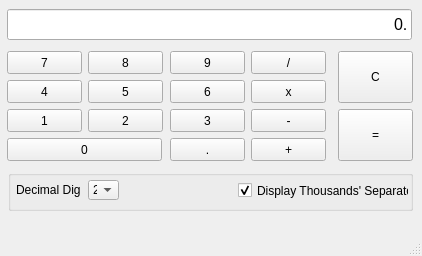
<?xml version="1.0" encoding="UTF-8"?>
<ui version="4.0">
 <class>Calculator</class>
 <widget class="QMainWindow" name="Calculator">
  <property name="geometry">
   <rect>
    <x>0</x>
    <y>0</y>
    <width>422</width>
    <height>256</height>
   </rect>
  </property>
  <property name="windowTitle">
   <string>Basic Calculator</string>
  </property>
  <widget class="QWidget" name="centralwidget">
   <widget class="QPushButton" name="btn9">
    <property name="geometry">
     <rect>
      <x>170</x>
      <y>51</y>
      <width>75</width>
      <height>23</height>
     </rect>
    </property>
    <property name="text">
     <string>9</string>
    </property>
   </widget>
   <widget class="QPushButton" name="btn6">
    <property name="geometry">
     <rect>
      <x>170</x>
      <y>80</y>
      <width>75</width>
      <height>23</height>
     </rect>
    </property>
    <property name="text">
     <string>6</string>
    </property>
   </widget>
   <widget class="QPushButton" name="btn1">
    <property name="geometry">
     <rect>
      <x>7</x>
      <y>109</y>
      <width>75</width>
      <height>23</height>
     </rect>
    </property>
    <property name="text">
     <string>1</string>
    </property>
   </widget>
   <widget class="QPushButton" name="btn5">
    <property name="geometry">
     <rect>
      <x>88</x>
      <y>80</y>
      <width>75</width>
      <height>23</height>
     </rect>
    </property>
    <property name="text">
     <string>5</string>
    </property>
   </widget>
   <widget class="QPushButton" name="btn2">
    <property name="geometry">
     <rect>
      <x>88</x>
      <y>109</y>
      <width>75</width>
      <height>23</height>
     </rect>
    </property>
    <property name="text">
     <string>2</string>
    </property>
   </widget>
   <widget class="QPushButton" name="btn7">
    <property name="geometry">
     <rect>
      <x>7</x>
      <y>51</y>
      <width>75</width>
      <height>23</height>
     </rect>
    </property>
    <property name="text">
     <string>7</string>
    </property>
   </widget>
   <widget class="QPushButton" name="btn8">
    <property name="geometry">
     <rect>
      <x>88</x>
      <y>51</y>
      <width>75</width>
      <height>23</height>
     </rect>
    </property>
    <property name="text">
     <string>8</string>
    </property>
   </widget>
   <widget class="QPushButton" name="btn4">
    <property name="geometry">
     <rect>
      <x>7</x>
      <y>80</y>
      <width>75</width>
      <height>23</height>
     </rect>
    </property>
    <property name="text">
     <string>4</string>
    </property>
   </widget>
   <widget class="QPushButton" name="btn3">
    <property name="geometry">
     <rect>
      <x>170</x>
      <y>109</y>
      <width>75</width>
      <height>23</height>
     </rect>
    </property>
    <property name="text">
     <string>3</string>
    </property>
   </widget>
   <widget class="QPushButton" name="btnDot">
    <property name="geometry">
     <rect>
      <x>170</x>
      <y>138</y>
      <width>75</width>
      <height>23</height>
     </rect>
    </property>
    <property name="text">
     <string>.</string>
    </property>
   </widget>
   <widget class="QPushButton" name="btn0">
    <property name="geometry">
     <rect>
      <x>7</x>
      <y>138</y>
      <width>155</width>
      <height>23</height>
     </rect>
    </property>
    <property name="text">
     <string>0</string>
    </property>
   </widget>
   <widget class="QPushButton" name="btnMultiply">
    <property name="geometry">
     <rect>
      <x>251</x>
      <y>80</y>
      <width>75</width>
      <height>23</height>
     </rect>
    </property>
    <property name="text">
     <string>x</string>
    </property>
   </widget>
   <widget class="QPushButton" name="btnMinus">
    <property name="geometry">
     <rect>
      <x>251</x>
      <y>109</y>
      <width>75</width>
      <height>23</height>
     </rect>
    </property>
    <property name="text">
     <string>-</string>
    </property>
   </widget>
   <widget class="QPushButton" name="btnPlus">
    <property name="geometry">
     <rect>
      <x>251</x>
      <y>138</y>
      <width>75</width>
      <height>23</height>
     </rect>
    </property>
    <property name="text">
     <string>+</string>
    </property>
   </widget>
   <widget class="QPushButton" name="btnDivide">
    <property name="geometry">
     <rect>
      <x>251</x>
      <y>51</y>
      <width>75</width>
      <height>23</height>
     </rect>
    </property>
    <property name="text">
     <string>/</string>
    </property>
   </widget>
   <widget class="QPushButton" name="btnEqual">
    <property name="geometry">
     <rect>
      <x>338</x>
      <y>109</y>
      <width>75</width>
      <height>52</height>
     </rect>
    </property>
    <property name="text">
     <string>=</string>
    </property>
   </widget>
   <widget class="QPushButton" name="btnClear">
    <property name="geometry">
     <rect>
      <x>338</x>
      <y>51</y>
      <width>75</width>
      <height>52</height>
     </rect>
    </property>
    <property name="text">
     <string>C</string>
    </property>
   </widget>
   <widget class="QLineEdit" name="txtDisplay">
    <property name="geometry">
     <rect>
      <x>7</x>
      <y>9</y>
      <width>405</width>
      <height>31</height>
     </rect>
    </property>
    <property name="font">
     <font>
      <pointsize>12</pointsize>
     </font>
    </property>
    <property name="inputMask">
     <string/>
    </property>
    <property name="text">
     <string>0.</string>
    </property>
    <property name="alignment">
     <set>Qt::AlignRight|Qt::AlignTrailing|Qt::AlignVCenter</set>
    </property>
   </widget>
   <widget class="QGroupBox" name="groupBox">
    <property name="geometry">
     <rect>
      <x>8</x>
      <y>170</y>
      <width>405</width>
      <height>41</height>
     </rect>
    </property>
    <property name="title">
     <string/>
    </property>
    <widget class="QLabel" name="lblDecimal">
     <property name="geometry">
      <rect>
       <x>8</x>
       <y>9</y>
       <width>65</width>
       <height>21</height>
      </rect>
     </property>
     <property name="text">
      <string>Decimal Digits</string>
     </property>
     <property name="scaledContents">
      <bool>false</bool>
     </property>
     <property name="wordWrap">
      <bool>false</bool>
     </property>
    </widget>
    <widget class="QComboBox" name="cboDecimal">
     <property name="geometry">
      <rect>
       <x>80</x>
       <y>10</y>
       <width>31</width>
       <height>20</height>
      </rect>
     </property>
     <property name="currentIndex">
      <number>2</number>
     </property>
     <property name="sizeAdjustPolicy">
      <enum>QComboBox::AdjustToMinimumContentsLength</enum>
     </property>
     <item>
      <property name="text">
       <string>0</string>
      </property>
     </item>
     <item>
      <property name="text">
       <string>1</string>
      </property>
     </item>
     <item>
      <property name="text">
       <string>2</string>
      </property>
     </item>
     <item>
      <property name="text">
       <string>3</string>
      </property>
     </item>
     <item>
      <property name="text">
       <string>4</string>
      </property>
     </item>
     <item>
      <property name="text">
       <string>5</string>
      </property>
     </item>
    </widget>
    <widget class="QCheckBox" name="chkSeparator">
     <property name="geometry">
      <rect>
       <x>230</x>
       <y>10</y>
       <width>171</width>
       <height>21</height>
      </rect>
     </property>
     <property name="text">
      <string>Display Thousands' Separator</string>
     </property>
     <property name="checked">
      <bool>true</bool>
     </property>
    </widget>
   </widget>
  </widget>
  <widget class="QMenuBar" name="menubar">
   <property name="geometry">
    <rect>
     <x>0</x>
     <y>0</y>
     <width>422</width>
     <height>21</height>
    </rect>
   </property>
  </widget>
  <widget class="QStatusBar" name="statusbar"/>
 </widget>
 <resources/>
 <connections/>
</ui>
